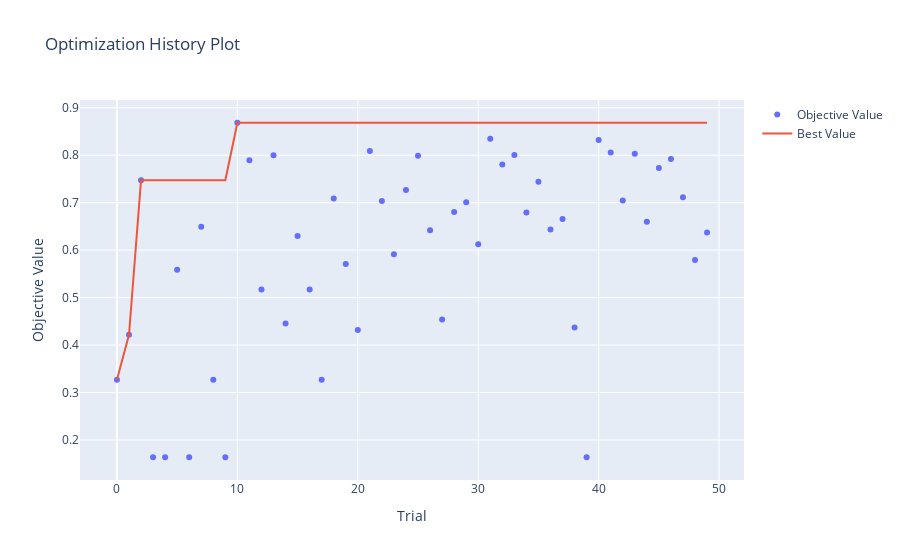
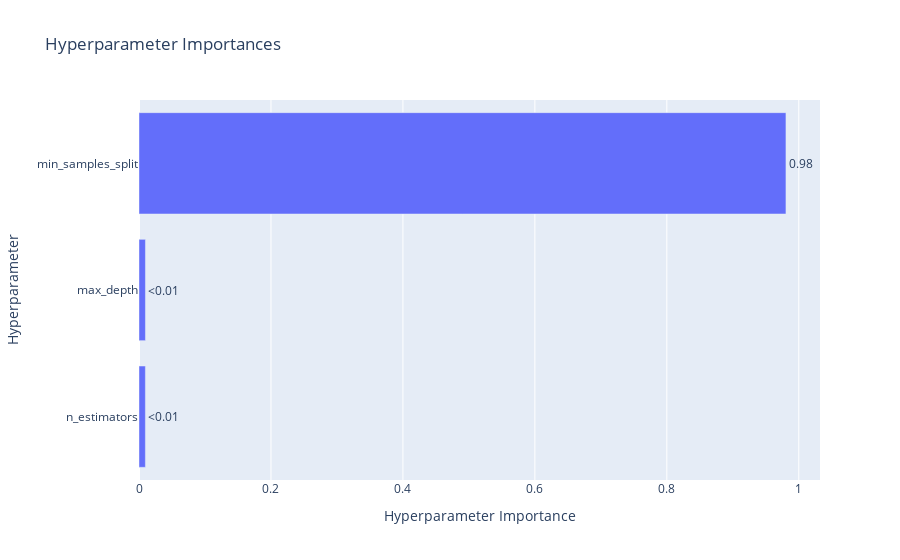
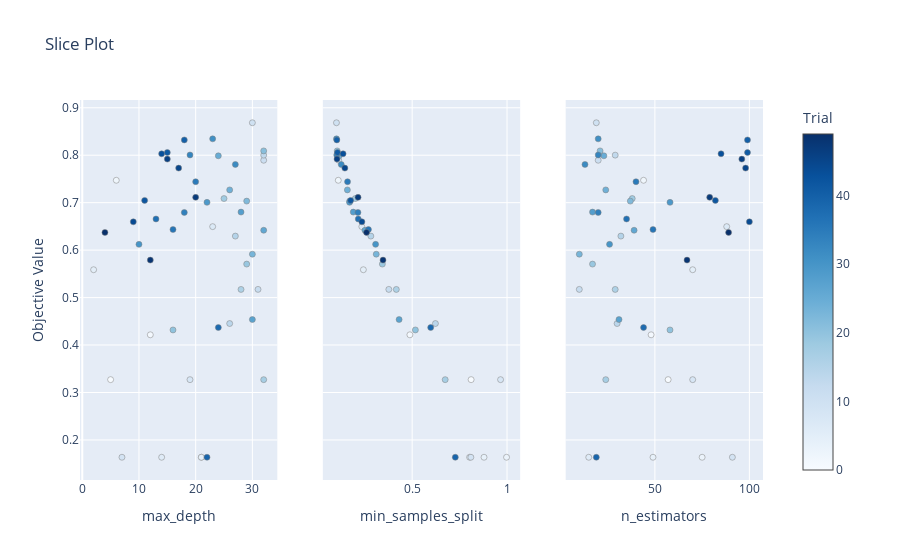

The notebook cell these images were saved under, in order:
### Code cell
vis.plot_optimization_history(study).show()
vis.plot_param_importances(study).show()
vis.plot_slice(study).show()

### Figure 1 — Plotly figure (JSON) as saved in the notebook; plotly's stock layout.template omitted (floating-point values rounded to 4 significant figures)
{"data": [{"mode": "markers", "name": "Objective Value", "type": "scatter", "x": [0, 1, 2, 3, 4, 5, 6, 7, 8, 9, 10, 11, 12, 13, 14, 15, 16, 17, 18, 19, 20, 21, 22, 23, 24, 25, 26, 27, 28, 29, 30, 31, 32, 33, 34, 35, 36, 37, 38, 39, 40, 41, 42, 43, 44, 45, 46, 47, 48, 49], "y": [0.327, 0.4216, 0.7472, 0.1635, 0.1635, 0.5587, 0.1635, 0.6495, 0.327, 0.1635, 0.8684, 0.7894, 0.5173, 0.8002, 0.4453, 0.6296, 0.5172, 0.327, 0.7087, 0.5706, 0.4318, 0.8091, 0.7033, 0.5914, 0.7269, 0.7988, 0.6419, 0.4537, 0.6801, 0.7006, 0.6121, 0.8345, 0.7806, 0.8005, 0.6794, 0.7441, 0.6434, 0.6656, 0.4369, 0.1635, 0.8322, 0.8057, 0.7048, 0.803, 0.6597, 0.7728, 0.7918, 0.7112, 0.579, 0.6373]}, {"mode": "lines", "name": "Best Value", "type": "scatter", "x": [0, 1, 2, 3, 4, 5, 6, 7, 8, 9, 10, 11, 12, 13, 14, 15, 16, 17, 18, 19, 20, 21, 22, 23, 24, 25, 26, 27, 28, 29, 30, 31, 32, 33, 34, 35, 36, 37, 38, 39, 40, 41, 42, 43, 44, 45, 46, 47, 48, 49], "y": [0.327, 0.4216, 0.7472, 0.7472, 0.7472, 0.7472, 0.7472, 0.7472, 0.7472, 0.7472, 0.8684, 0.8684, 0.8684, 0.8684, 0.8684, 0.8684, 0.8684, 0.8684, 0.8684, 0.8684, 0.8684, 0.8684, 0.8684, 0.8684, 0.8684, 0.8684, 0.8684, 0.8684, 0.8684, 0.8684, 0.8684, 0.8684, 0.8684, 0.8684, 0.8684, 0.8684, 0.8684, 0.8684, 0.8684, 0.8684, 0.8684, 0.8684, 0.8684, 0.8684, 0.8684, 0.8684, 0.8684, 0.8684, 0.8684, 0.8684]}, {"marker": {"color": "#cccccc"}, "mode": "markers", "name": "Infeasible Trial", "showlegend": false, "type": "scatter", "x": [], "y": []}], "layout": {"title": {"text": "Optimization History Plot"}, "xaxis": {"title": {"text": "Trial"}}, "yaxis": {"title": {"text": "Objective Value"}}}}

### Figure 2 — Plotly figure (JSON) as saved in the notebook; plotly's stock layout.template omitted (floating-point values rounded to 4 significant figures)
{"data": [{"cliponaxis": false, "hovertemplate": ["n_estimators (IntDistribution): 0.009690874987767356<extra></extra>", "max_depth (IntDistribution): 0.009754271081809996<extra></extra>", "min_samples_split (FloatDistribution): 0.9805548539304226<extra></extra>"], "name": "Objective Value", "orientation": "h", "text": ["<0.01", "<0.01", "0.98"], "textposition": "outside", "type": "bar", "x": [0.009691, 0.009754, 0.9806], "y": ["n_estimators", "max_depth", "min_samples_split"]}], "layout": {"title": {"text": "Hyperparameter Importances"}, "xaxis": {"title": {"text": "Hyperparameter Importance"}}, "yaxis": {"title": {"text": "Hyperparameter"}}}}

### Figure 3 — Plotly figure (JSON) as saved in the notebook; plotly's stock layout.template omitted (floating-point values rounded to 4 significant figures)
{"data": [{"marker": {"color": [0, 1, 2, 3, 4, 5, 6, 7, 8, 9, 10, 11, 12, 13, 14, 15, 16, 17, 18, 19, 20, 21, 22, 23, 24, 25, 26, 27, 28, 29, 30, 31, 32, 33, 34, 35, 36, 37, 38, 39, 40, 41, 42, 43, 44, 45, 46, 47, 48, 49], "colorbar": {"title": {"text": "Trial"}, "x": 1, "xpad": 40}, "colorscale": [[0, "rgb(247,251,255)"], [0.125, "rgb(222,235,247)"], [0.25, "rgb(198,219,239)"], [0.375, "rgb(158,202,225)"], [0.5, "rgb(107,174,214)"], [0.625, "rgb(66,146,198)"], [0.75, "rgb(33,113,181)"], [0.875, "rgb(8,81,156)"], [1, "rgb(8,48,107)"]], "line": {"color": "Grey", "width": 0.5}, "showscale": true}, "mode": "markers", "name": "Feasible Trial", "showlegend": false, "type": "scatter", "x": [5, 12, 6, 21, 21, 2, 14, 23, 19, 7, 30, 32, 31, 32, 26, 27, 28, 32, 25, 29, 16, 32, 29, 30, 26, 24, 32, 30, 28, 22, 10, 23, 27, 19, 18, 20, 16, 13, 24, 22, 18, 15, 11, 14, 9, 17, 15, 20, 12, 4], "xaxis": "x", "y": [0.327, 0.4216, 0.7472, 0.1635, 0.1635, 0.5587, 0.1635, 0.6495, 0.327, 0.1635, 0.8684, 0.7894, 0.5173, 0.8002, 0.4453, 0.6296, 0.5172, 0.327, 0.7087, 0.5706, 0.4318, 0.8091, 0.7033, 0.5914, 0.7269, 0.7988, 0.6419, 0.4537, 0.6801, 0.7006, 0.6121, 0.8345, 0.7806, 0.8005, 0.6794, 0.7441, 0.6434, 0.6656, 0.4369, 0.1635, 0.8322, 0.8057, 0.7048, 0.803, 0.6597, 0.7728, 0.7918, 0.7112, 0.579, 0.6373], "yaxis": "y"}, {"marker": {"color": [0, 1, 2, 3, 4, 5, 6, 7, 8, 9, 10, 11, 12, 13, 14, 15, 16, 17, 18, 19, 20, 21, 22, 23, 24, 25, 26, 27, 28, 29, 30, 31, 32, 33, 34, 35, 36, 37, 38, 39, 40, 41, 42, 43, 44, 45, 46, 47, 48, 49], "colorbar": {"title": {"text": "Trial"}, "x": 1, "xpad": 40}, "colorscale": [[0, "rgb(247,251,255)"], [0.125, "rgb(222,235,247)"], [0.25, "rgb(198,219,239)"], [0.375, "rgb(158,202,225)"], [0.5, "rgb(107,174,214)"], [0.625, "rgb(66,146,198)"], [0.75, "rgb(33,113,181)"], [0.875, "rgb(8,81,156)"], [1, "rgb(8,48,107)"]], "line": {"color": "Grey", "width": 0.5}, "showscale": false}, "mode": "markers", "name": "Feasible Trial", "showlegend": false, "type": "scatter", "x": [0.8106, 0.488, 0.1105, 0.9974, 0.8788, 0.2428, 0.8028, 0.2346, 0.966, 0.8093, 0.101, 0.113, 0.377, 0.1093, 0.6226, 0.2823, 0.4165, 0.6741, 0.2001, 0.3429, 0.5171, 0.105, 0.1709, 0.3106, 0.1585, 0.1155, 0.2511, 0.4312, 0.1896, 0.1701, 0.3073, 0.1011, 0.1262, 0.1026, 0.2142, 0.1594, 0.2694, 0.2159, 0.5977, 0.7274, 0.1029, 0.1065, 0.1758, 0.1359, 0.235, 0.1453, 0.1039, 0.2148, 0.3463, 0.2595], "xaxis": "x2", "y": [0.327, 0.4216, 0.7472, 0.1635, 0.1635, 0.5587, 0.1635, 0.6495, 0.327, 0.1635, 0.8684, 0.7894, 0.5173, 0.8002, 0.4453, 0.6296, 0.5172, 0.327, 0.7087, 0.5706, 0.4318, 0.8091, 0.7033, 0.5914, 0.7269, 0.7988, 0.6419, 0.4537, 0.6801, 0.7006, 0.6121, 0.8345, 0.7806, 0.8005, 0.6794, 0.7441, 0.6434, 0.6656, 0.4369, 0.1635, 0.8322, 0.8057, 0.7048, 0.803, 0.6597, 0.7728, 0.7918, 0.7112, 0.579, 0.6373], "yaxis": "y2"}, {"marker": {"color": [0, 1, 2, 3, 4, 5, 6, 7, 8, 9, 10, 11, 12, 13, 14, 15, 16, 17, 18, 19, 20, 21, 22, 23, 24, 25, 26, 27, 28, 29, 30, 31, 32, 33, 34, 35, 36, 37, 38, 39, 40, 41, 42, 43, 44, 45, 46, 47, 48, 49], "colorbar": {"title": {"text": "Trial"}, "x": 1, "xpad": 40}, "colorscale": [[0, "rgb(247,251,255)"], [0.125, "rgb(222,235,247)"], [0.25, "rgb(198,219,239)"], [0.375, "rgb(158,202,225)"], [0.5, "rgb(107,174,214)"], [0.625, "rgb(66,146,198)"], [0.75, "rgb(33,113,181)"], [0.875, "rgb(8,81,156)"], [1, "rgb(8,48,107)"]], "line": {"color": "Grey", "width": 0.5}, "showscale": false}, "mode": "markers", "name": "Feasible Trial", "showlegend": false, "type": "scatter", "x": [57, 48, 44, 75, 49, 70, 15, 88, 70, 91, 19, 20, 10, 29, 30, 32, 29, 24, 38, 17, 58, 21, 37, 10, 24, 23, 39, 31, 17, 58, 26, 20, 13, 20, 20, 40, 49, 35, 44, 19, 99, 99, 82, 85, 100, 98, 96, 79, 67, 89], "xaxis": "x3", "y": [0.327, 0.4216, 0.7472, 0.1635, 0.1635, 0.5587, 0.1635, 0.6495, 0.327, 0.1635, 0.8684, 0.7894, 0.5173, 0.8002, 0.4453, 0.6296, 0.5172, 0.327, 0.7087, 0.5706, 0.4318, 0.8091, 0.7033, 0.5914, 0.7269, 0.7988, 0.6419, 0.4537, 0.6801, 0.7006, 0.6121, 0.8345, 0.7806, 0.8005, 0.6794, 0.7441, 0.6434, 0.6656, 0.4369, 0.1635, 0.8322, 0.8057, 0.7048, 0.803, 0.6597, 0.7728, 0.7918, 0.7112, 0.579, 0.6373], "yaxis": "y3"}], "layout": {"title": {"text": "Slice Plot"}, "xaxis": {"anchor": "y", "domain": [0, 0.2889], "title": {"text": "max_depth"}}, "xaxis2": {"anchor": "y2", "domain": [0.3556, 0.6444], "title": {"text": "min_samples_split"}}, "xaxis3": {"anchor": "y3", "domain": [0.7111, 1], "title": {"text": "n_estimators"}}, "yaxis": {"anchor": "x", "domain": [0, 1], "title": {"text": "Objective Value"}}, "yaxis2": {"anchor": "x2", "domain": [0, 1], "matches": "y", "showticklabels": false}, "yaxis3": {"anchor": "x3", "domain": [0, 1], "matches": "y", "showticklabels": false}}}
